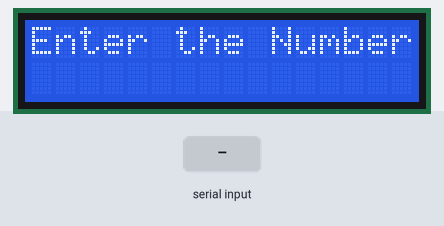
The sketch below on a simulated Arduino Uno, built with avr-gcc and run on an emulated ATmega328P. On the bench: 16×2 character LCD. Inputs (shaded band) come from the test bench.

Above: at 1.2 s.
1.3 s: "90,45\n" received over Serial
At 1.7 s:
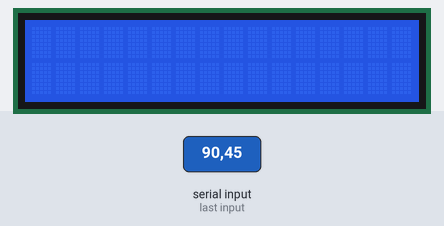
At 2.8 s:
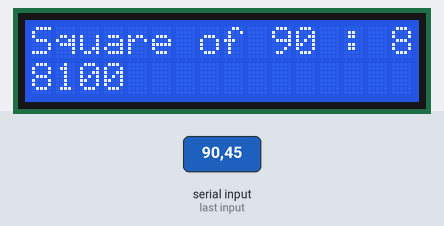
Timing chart, 0 to 4.3 s (numbered marks = the images above; inputs shaded):
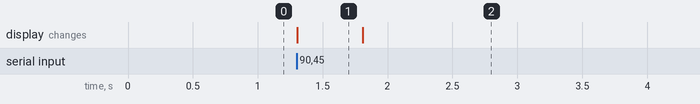

The sketch:

13_SquareNumber.ino
```cpp
#include <LiquidCrystal.h>


int num;
String s;

LiquidCrystal lcd1(6,7,2,3,4,5);

void setup()
{
  lcd1.begin(16, 2);
  lcd1.print("Enter the Number");
  Serial.begin(9600);


}
void loop()
{
  if(Serial.available()){
    num = Serial.parseInt();
    lcd1.clear();
    delay(500);

    lcd1.setCursor(0, 0);
    s="Square of "+ String(num)+" : "+(num*num);
    lcd1.print(s);
    lcd1.setCursor(0, 1);
    lcd1.print(num*num);
    delay(10000);
    lcd1.clear();
    lcd1.setCursor(0, 0);
    lcd1.print("Enter the Number");
 }


}
```

Measured:
- after the input at 1.3 s, the display: changes at once (image 1)
- what the display in image 1 shows lasts 0.5 s, from 1.3 s to 1.8 s
